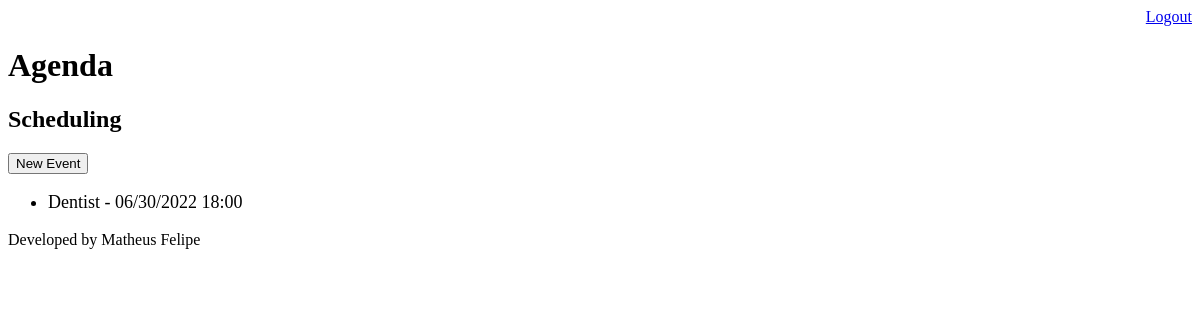
The app's page /agenda/ (signed in), older data.
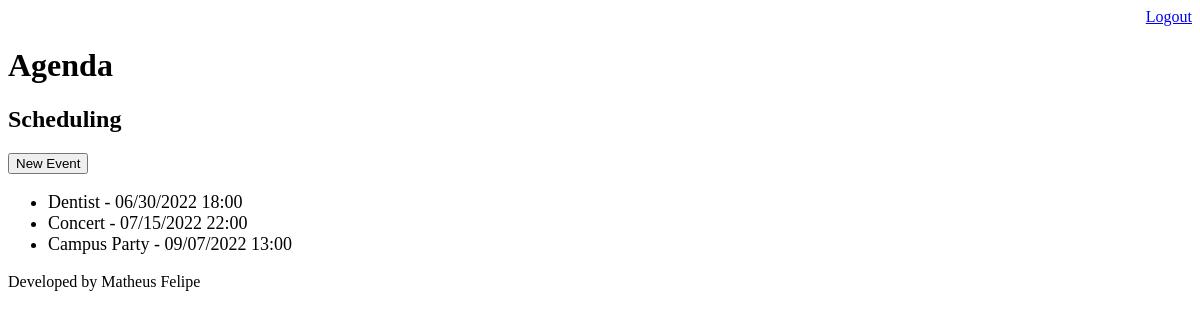
The same page, newer data.
### core/models.py (models this page shows, shortened)
class Evento(models.Model):
	title = models.CharField(max_length=100)
	description = models.TextField(blank=True, null=True)
	event_data = models.DateTimeField(verbose_name="Event data")
	creation_data = models.DateTimeField(auto_now=True)
	user = models.ForeignKey(User, on_delete=models.CASCADE)
	class Meta:
		db_table = "event"
	def get_event_data(self):
		return self.event_data.strftime('%m/%d/%Y %H:%M')

### core/views.py (the view)
# urls.py: path('agenda/', views.lista_eventos),
@login_required(login_url='/login/')
def lista_eventos(request):
	user = request.user
	evento = Evento.objects.filter(user=user)
	dados = {'eventos':evento}
	return render(request, 'agenda.html', dados)

### templates/agenda.html
{% extends "model-page.html" %}
{% block content %}
	<h2>Scheduling</h2>
	<a href="event/">
	<button type="button">New Event</button>
	</a>
		<ul style="font-size:18px">
			{% for evento in eventos %}
				<li>{{ evento.title }} - {{ evento.get_event_data }}</li>
			{% endfor %}
		</ul>
{% endblock %}

### templates/model-page.html
<!DOCTYPE html>
<html lang="en">
<head>
	{% include "model-header.html" %}
</head>
<body>
	{% block content %} {% endblock %}
	{% include "model-footer.html" %}
</body>
</html>

### templates/model-header.html (shortened to what this page needs)
	<div align="right">
		<a href="/logout">Logout</a>
	</div>
	<h1>Agenda</h1>

### templates/model-footer.html
<p>Developed by Matheus Felipe</p>

Row changes from the older to the newer data that the page shows:
added Evento: title "Concert", get_event_data "07/15/2022 22:00"
added Evento: title "Campus Party", get_event_data "09/07/2022 13:00"
